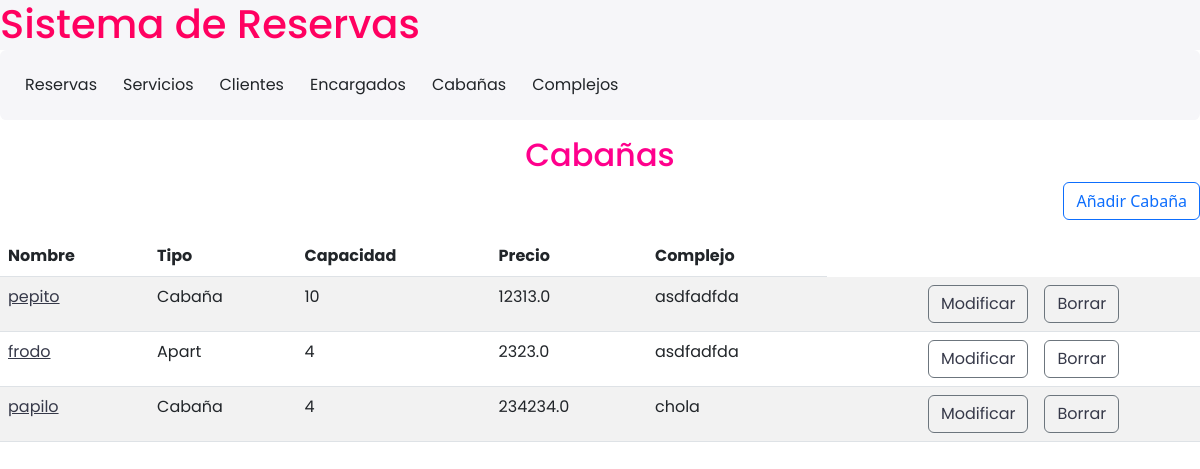
/cabanias/, run on the app's committed database.
### reservas/models.py (models this page shows, shortened)
class Cabania(models.Model):
    nombre = models.CharField(max_length=100)
    tipo = models.CharField(max_length=15, choices=[('Apart','Apart'), ('Cabaña', 'Cabaña'), ('Departamento','Departamento'), ('Habitacion','Habitacion')])
    capacidad = models.CharField(max_length=2)
    precio = models.FloatField(max_length=10)
    complejo = models.ForeignKey(Complejo, on_delete=models.CASCADE, default="none")

class Complejo(models.Model):
    nombre = models.CharField(max_length=100)
    direccion = models.CharField(max_length=100)
    encargado = models.ForeignKey(Encargado, on_delete=models.CASCADE)
    def __str__(self):
        return self.nombre

### reservas/views.py (the view)
# urls.py: path('cabanias/', views.tabla_cabanias, name='tabla_cabanias'),
def tabla_cabanias(request):
    cabanias = Cabania.objects.all()
    context = {'cabanias': cabanias}
    return render(request, 'cabanias.html', context)

### reservas/templates/cabanias.html
{% include 'navbar.html' %}
{% load static %}
{% block content %}
    <h2 class="titulo">Cabañas</h2>
    <div class="d-flex justify-content-end align-items-end"><a class="btn btn-outline-primary" href="/cabanias/cabaniaNuevo/">Añadir Cabaña</a></div>
    <table class="table table-striped table-hover">
        <thead>
            <tr>
                <th>Nombre</th>
                <th>Tipo</th>
                <th>Capacidad</th>
                <th>Precio</th>
                <th>Complejo</th>
            </tr>
        </thead>
        <tbody>
            {% for cabania in cabanias %}
            <tr class="filas">
                <td><a href="{% url 'detalle_cabania' cabania.id %}">{{ cabania.nombre }}</a></td>
                <td>{{ cabania.tipo }}</td>
                <td>{{ cabania.capacidad }}</td>
                <td>{{ cabania.precio }}</td>
                <td>{{ cabania.complejo }}</td>
                <td class="d-flex justify-content-end align-items-end"><a class="btn btn-outline-secondary" href="/cabanias/cabaniaModif/{{ cabania.id }}"> Modificar</td>
                <td><a class="btn btn-outline-secondary" href="/cabanias/cabaniaBorrar/{{ cabania.id }}">Borrar</a></td>
            </tr>
            {% endfor %}
        </tbody>
    </table>
{% endblock %}

### reservas/static/css/styles.css (style rules this page uses)
:root { --font-family: 'poppins' sans-serif ; --color-primary: #6C9BCF; --color-danger: #ff008c; --color-success: #1B9C85; --color-warning: #F7D060; --color-white: #fff; --color-info-dark: #7d8da1; --color-dark: #363949; --color-light: rgba(132, 139, 200, 0.18); --color-dark-variant: #677483; --color-background: #f6f6f9; --card-border-radius: 2rem; --border-radius-1: 0.4rem; --border-radius-2: 1.2rem; --card-padding: 1.8rem; --padding-1: 1.2rem; --box-shadow: 0 2rem 3rem var(--color-light); }
body { min-height: 100vh; display: flex; flex-direction: column; background-color: var(--color-background); }
.titulo { color: var(--color-danger); text-align: center; font-family: 'poppins', sans-serif; margin-top: 1rem; }
.table-hover { font-family: 'poppins', sans-serif; margin-top: 1rem; }
.table-striped tbody a { color: var(--color-dark); }
.btn { background-color: #000000; }

### data on the page
Cabania: nombre "pepito", tipo "Cabaña", capacidad "10", precio "12313.0", complejo "asdfadfda"
Cabania: nombre "frodo", tipo "Apart", capacidad "4", precio "2323.0", complejo "asdfadfda"
Cabania: nombre "papilo", tipo "Cabaña", capacidad "4", precio "234234.0", complejo "chola"
